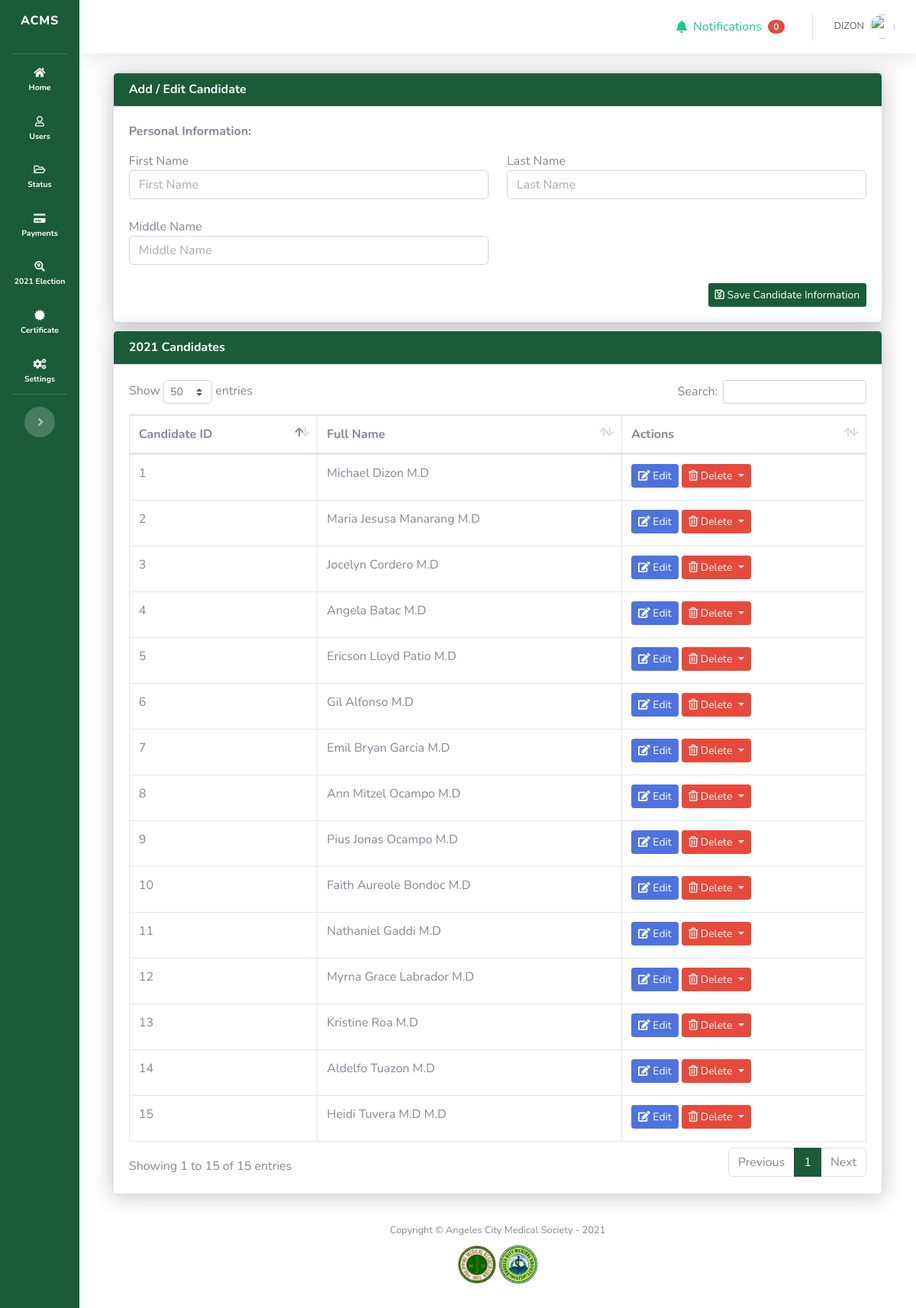
The page /admin/manage_candidates.php (signed in) on the database its author committed.
### tables this page shows
CREATE TABLE `candidates` (
  `id` int(11) NOT NULL,
  `last_name` varchar(128) NOT NULL,
  `first_name` varchar(128) NOT NULL,
  `middle_name` varchar(128) NOT NULL
);

### admin/process_candidates.php (called while the page is built, shortened)
<?php
    $isEdit = false;
?>

### admin/manage_candidates.php (the view, shortened to what this page needs)
<?php
include('process_candidates.php');
include('sidebar.php');
$getAllUserInformation = mysqli_query($mysqli, "SELECT * FROM candidates");
?>
<div id="content-wrapper" class="d-flex flex-column">
    <div id="content">
        <?php require('topbar.php'); ?>
        <div class="container-fluid">
            <div class="row">
                <div class="col-md-12">
                    <div class="card shadow row mb-2">
                        <div class="card shadow">
                            <div class="card-header" style="background-color: #1b5b3a;  ">
                                <h6 class="m-0 font-weight-bold" style="color: white;">Add / Edit Candidate</h6>
                            </div>
                            <div class="card-body">
                                <form accept-charset="UTF-8" action="manage_candidates.php" method="post" id="form-status">
                                    <label style="margin-bottom: 15px !important;" class="font-weight-bold">Personal Information:</label>
                                    <div class="row">
                                        <div class="col-md-6">
                                            First Name
                                            <input class="form-control" type="text" placeholder="First Name" name="fname" value="<?php if($isEdit){echo $newUserInformation['first_name'];} ?>">
                                            <br/>
                                            Middle Name
                                            <input class="form-control" type="text" placeholder="Middle Name" name="mname" value="<?php if($isEdit){echo $newUserInformation['middle_name'];} ?>">
                                        </div>
                                        <br/>
                                        <div class="col-md-6">
                                            Last Name
                                            <input class="form-control" type="text" placeholder="Last Name" name="lname" value="<?php if($isEdit){echo $newUserInformation['last_name'];} ?>">
                                            <br/>
                                            <br/>
                                        </div>
                                    </div>
                                    <br/>
                                    <?php if(!$isEdit){ ?>
                                        <button type="submit" class="btn btn-sm ml-auto float-right" style="background-color: #1b5b3a; color: white;" name="add_candidate">
                                            <i class="far fa-save"></i>
                                            Save Candidate Information
                                        </button>
                                    <?php } ?>
                                </form>
                            </div>
                        </div>
                    </div>
                </div>
                <div class="col-md-12" style="/* width: 70%;height:500px;background-color:green; */">
                    <div class="card shadow row mb-2" style="/*height:150px ; background-color: red;*/">
                        <div class="card shadow">
                            <div class="card-header" style="background-color: #1b5b3a;  ">
                                <h6 class="m-0 font-weight-bold" style="color: white;">2021 Candidates</h6>
                            </div>
                            <div class="card-body">
                                <div class="table-responsive">
                                    <table class="table table-bordered" id="userTable" width="100%" cellspacing="0">
                                        <thead>
                                        <tr>
                                            <th>Candidate ID</th>
                                            <th>Full Name</th>
                                            <th>Actions</th>
                                        </tr>
                                        </thead>
                                        <tbody>
                                        <?php while($newUserInformation = $getAllUserInformation->fetch_assoc()){ ?>
                                            <tr>
                                                <td><?php echo $newUserInformation['id']; ?></td>
                                                <td><?php echo $newUserInformation['first_name'].' '.$newUserInformation['last_name']; ?></td>
                                                <td>
                                                    <a class="btn btn-sm btn-primary mb-1" href="manage_candidates.php?edit=<?php echo $newUserInformation['id']; ?>"><i class="fas fa-edit"></i> Edit </a>
                                                    <button class="btn btn-danger btn-secondary dropdown-toggle btn-sm mb-1" type="button" id="dropdownMenuButton" data-toggle="dropdown" aria-haspopup="true" aria-expanded="false">
                                                        <i class="far fa-trash-alt"></i> Delete
                                                    </button>
                                                </td>
                                            </tr>
                                        <?php } ?>
                                        </tbody>
                                    </table>
                                </div>
                            </div>
                        </div>
                    </div>
                </div>
            </div>
        </div>
        <?php
        include('footer.php');
        ?>

### admin/sidebar.php (style rules this page uses)
a:link { text-decoration: none; }
.container-fluid { background-color: white; padding-left: 5% !important; padding-right: 5% !important; }
#content-wrapper { background-color: white !important; }
::placeholder { opacity: 0.7 !important; }

### rows shown on the page
candidates: id "1", first_name "Michael", last_name "Dizon M.D"
candidates: id "2", first_name "Maria Jesusa", last_name "Manarang M.D"
candidates: id "3", first_name "Jocelyn", last_name "Cordero M.D"
candidates: id "4", first_name "Angela", last_name "Batac M.D"
candidates: id "5", first_name "Ericson Lloyd", last_name "Patio M.D"
candidates: id "6", first_name "Gil", last_name "Alfonso M.D"
candidates: id "7", first_name "Emil Bryan", last_name "Garcia M.D"
candidates: id "8", first_name "Ann Mitzel", last_name "Ocampo M.D"
candidates: id "9", first_name "Pius Jonas", last_name "Ocampo M.D"
candidates: id "10", first_name "Faith Aureole", last_name "Bondoc M.D"
candidates: id "11", first_name "Nathaniel", last_name "Gaddi M.D"
candidates: id "12", first_name "Myrna Grace", last_name "Labrador M.D"
candidates: id "13", first_name "Kristine", last_name "Roa M.D"
candidates: id "14", first_name "Aldelfo", last_name "Tuazon M.D"
candidates: id "15", first_name "Heidi", last_name "Tuvera M.D M.D"

### other values the page prints
$unread "0"
$_SESSION['full_name'] "DIZON"
